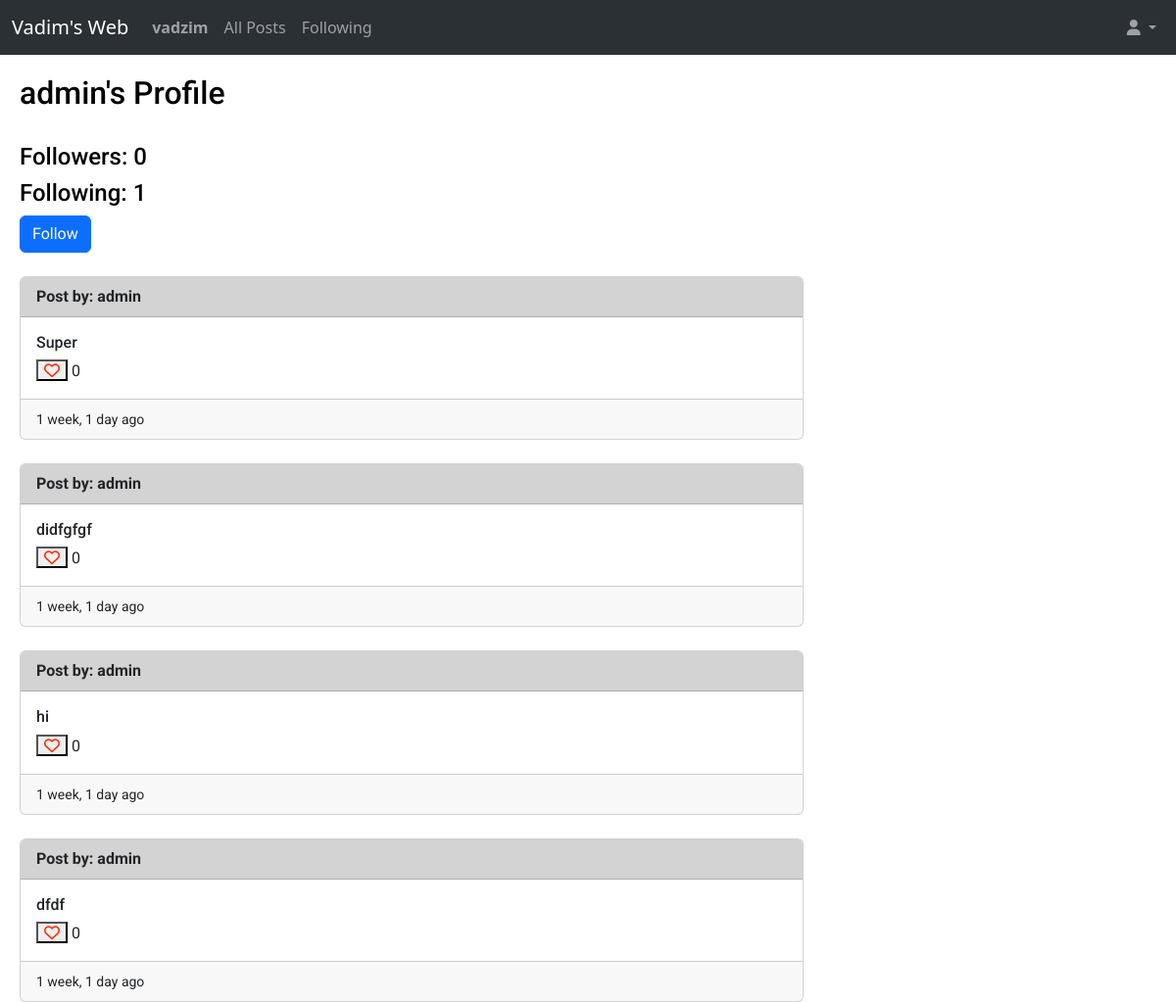
Page /profileforuserid/1 (signed in, upper part) on the earlier database version.
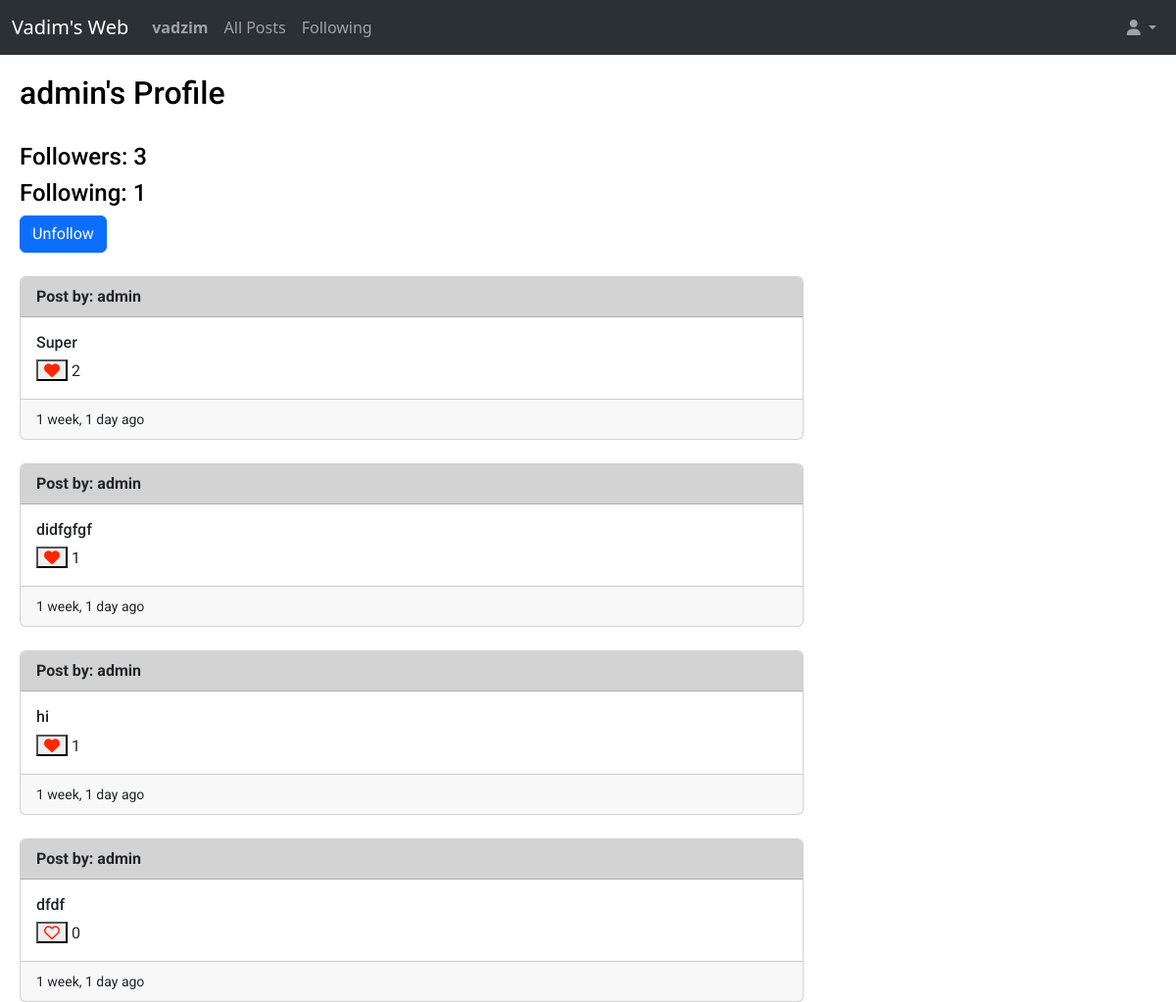
Same page on the later database version.
### web/models.py (models this page shows, shortened)
class Post(models.Model):
    user = models.ForeignKey(User, on_delete=models.CASCADE, related_name='post_user')
    content = models.CharField(max_length=140)
    creation_date = models.DateTimeField(auto_now_add=True, blank=True)
    number_of_likes = models.IntegerField(default=0)
    comments = models.ManyToManyField('Comments', blank=True, related_name="comments")

class User(AbstractUser):
    number_of_followers = models.IntegerField(default=0)
    number_of_following = models.IntegerField(default=0)
    def __str__(self):
        return f"{self.username}"

### web/views.py (the view)
# urls.py: path("profileforuserid/<int:post_user_id>", views.profileforuserid, name="profileforuserid"),
def profileforuserid(request, post_user_id):
    current_user_id = request.user.id
    not_show_edit = True
    current_user1 = User.objects.get(id=request.user.id)
    if current_user_id == post_user_id:
        return HttpResponseRedirect(reverse('userprofile'))
    else:
        post_user = User.objects.get(id=post_user_id)
        user_followers = post_user.number_of_followers
        user_following = post_user.number_of_following
        allposts = Post.objects.filter(user=post_user).order_by('id').reverse()
        allfollow = Follow.objects.all()
        current_following_postuser = False
        for item in allfollow:
            if item.follower == current_user1 and item.followed == post_user:
                current_following_postuser = True
        paginator = Paginator(allposts, 10)
        page_namber = request.GET.get('page')
        page_obj = paginator.get_page(page_namber)
        whoyoulike = []
        all_likes = Like.objects.all()
        for like in all_likes:
            if like.user == current_user1:
                whoyoulike.append(like.post.id)
        return render(request, "web/userprofile.html", {
                "allposts": page_obj,
                "current_user": post_user,
                "follow": current_following_postuser,
                "not_show_edit": not_show_edit,
                "user_followers": user_followers,
                "user_following": user_following,
                "whoyoulike": whoyoulike
            })

### web/templates/web/userprofile.html (shortened to what this page needs)
{% extends "web/layout.html" %}
{% load humanize %}
{% block body %}
    <h2>{{ current_user }}'s Profile</h2>
   <br>
   <h4>Followers: {{ user_followers }}</h4>
   <h4>Following: {{ user_following }}</h4>
    {% if follow == True %}
        <form action="{% url 'unfollow' current_user.id %}" method="post">
            <button type="submit" class="btn btn-primary">Unfollow</button>
        </form>
    {% elif follow == False %}
        <form action="{% url 'follow' current_user.id %}" method="post">
            <button type="submit" class="btn btn-primary">Follow</button>
        </form>
        {% endif %}
   <br>
    {% for post in allposts %}
        <div class="card" style="max-width: 50rem;">
            <div style="background-color:lightgray;" class="card-header">
                <strong>Post by: {{ post.user }}</strong>
            </div>
            <div class="card-body">
                <h6 class="card-title" id="content_area{{ post.id }}">{{ post.content }}</h6>
                {% if user.is_authenticated %}
                    {% if post.id in whoyoulike %}
                        <button class="fa-solid fa-heart" style="color: #ff2600;" onclick="likeHandler({{ post.id }}, {{ whoyoulike }})" id="{{ post.id }}"> </button><span id="like_number{{ post.id }}"> {{ post.number_of_likes }}</span>
                    {% else %}
                        <button class="fa-regular fa-heart" style="color: #ff2600;" onclick="likeHandler({{ post.id }}, {{ whoyoulike }})" id="{{ post.id }}"> </button> <span id="like_number{{ post.id }}">{{ post.number_of_likes }}</span>
                            {% endif %}
                {% else %}
                    <a href="{% url 'login' %}" class="fa-regular fa-heart" style="color: #ff2600; text-decoration: none;" ></a> <span>{{ post.number_of_likes }}</span>
                {% endif %}
            </div>
            <div class="card-footer">
                <small>{{ post.creation_date|naturaltime }}</small>
            </div>
        </div>
        <br>
    {% endfor %}
{% endblock %}

Differences in the rows shown:
changed Post "Super": number_of_likes "0" → "2"
changed Post "didfgfgf": number_of_likes "0" → "1"
changed Post "hi": number_of_likes "0" → "1"
Other differences:
{{ user_followers }}: "0" → "3"
text no longer shown: "Follow"
text now shown: "Unfollow"
